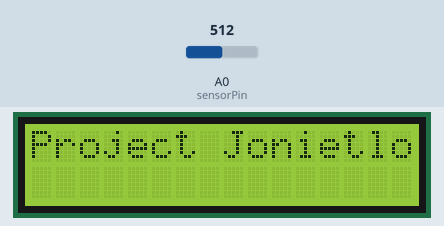
Bench run of a sketch on a simulated ESP8266 (NodeMCU). On the bench: 16×2 character LCD. Inputs (shaded band) come from the test bench; at power-on: A0 (sensorPin) = 512. The local clock reads 2024-03-15 10:24:30 at power-on unless the sketch sets it.

Above: at 1.6 s.
At 4.7 s:
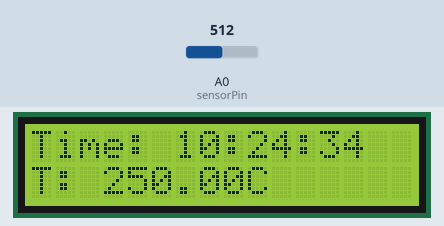
4.8 s: A0 (sensorPin) set to 716
At 6.5 s:
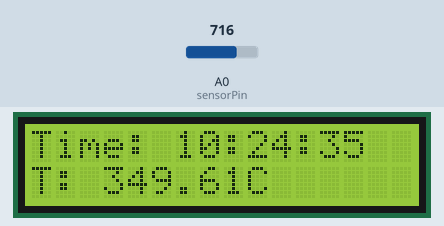
8.2 s: A0 (sensorPin) set to 900
At 9.5 s:
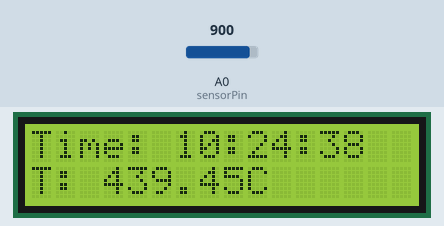
11.2 s: A0 (sensorPin) set to 1023
At 12.4 s:
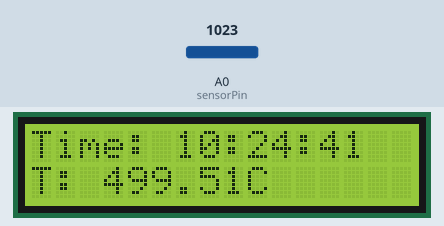
Timing chart, 0 to 14.2 s (numbered marks = the images above; inputs shaded):
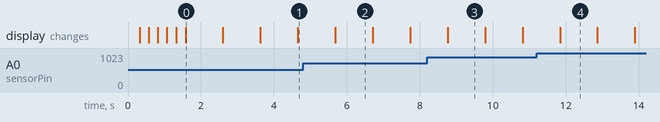

The sketch:

ESPDuino_U.ino
```cpp
/*
 * This example is used only for ESPDuino.
 * The goal is to use RTC to display the time on LCD
 */

#include <ESP8266WiFi.h>
#include <DS1302.h>
#include <LiquidCrystal_I2C.h>
#include <Wire.h>

// Common setting
#define DELAY_DURATION 1000
#define BAUD_MONITOR  9600

// AP setting
#define SSID        "mark"
#define PASSWORD    "6266790021"

// ThingSpeak setting
#define TS_IP       "184.106.153.149" // api.thingspeak.com
#define WRITE_API_KEY   "6RZFFXN81EIFD1XK"
#define PORT 80
#define WAIT_SEC 16

// ESP 8266 setting
#define BAUD_ESP8266  115200    // Not used

// LCD setting
#define COL 16
#define ROW 2

// Pin setting
#define RTC_RST 16
#define RTC_DAT 15
#define RTC_CLK 14
// SDA: 4 (default) or 2, SCL: 5 (default) or 14
#define LCD_SDA 4
#define LCD_SCL 5


DS1302 rtc(RTC_RST, RTC_DAT, RTC_CLK);
LiquidCrystal_I2C lcd(0x27, COL, ROW);

const int sensorPin=A0;

// ThingSpeak Settings
//String writeAPIKey = "6RZFFXN81EIFD1XK";

char line1Str[COL]; //RTC Time
char line2Str[COL]; //temperature
char tempStr[COL];    //temperature

WiFiClient client;

void rtcModule_setup(bool needTimeSetup) {

  // Setup the clock as normal mode
  rtc.halt(false);

  if(needTimeSetup) {
    // Cancel write-protect, need this line for date setting
    rtc.writeProtect(false);

    // The way to set Time. Just do once before the battery used up
    rtc.setDOW(FRIDAY);        // Week day，e.g. FRIDAY
    rtc.setTime(23, 56, 0);     // Time hr，min，sec (24hr format)
    rtc.setDate(25, 11, 2016);   // Date day，month，year
  }
}

void lcdModule_setup() {
  Wire.begin(LCD_SDA, LCD_SCL);

  lcd.init(); // initializing the LCD
  lcd.display(); //Enable or turn on the text

  // blink three times
  for(int i=0; i<3; i++) {
    lcd.backlight();    //turn on backlight
    delay(250);
    lcd.noBacklight();  // turn off backlight
    delay(250);
  }

  lcd.backlight();

  // intial output
  lcd.setCursor(0,0);         //set cursor position at first line
  lcd.print("Project Jonietlo");
  delay(DELAY_DURATION);
  lcd.setCursor(0, 1);        //set cursor position at second line
  lcd.print("LCD is ready");
  delay(DELAY_DURATION);
}

void tempModule_setup() {;}

void wifi_setup() {
  Serial.begin(BAUD_MONITOR);
  Serial.setDebugOutput(true);

  WiFi.mode(WIFI_STA);
  WiFi.begin(SSID, PASSWORD);
  Serial.println("\nConnecting to WiFi");

  //If Wifi status is not connected, it means connection failure
  while (WiFi.status() != WL_CONNECTED) {
    Serial.print(".");   // Print '.'
    delay(DELAY_DURATION);
  }
  Serial.print("Join AP success\r\n");
  Serial.print("IP: ");
  IPAddress ip;
  ip = WiFi.localIP();
  Serial.println(ip);

  Serial.println("Connected to wifi");

}

void rtcModule_loop() {
  sprintf(line1Str, "Time: %s", rtc.getTimeStr());
}

void tempModule_loop() {

  int sensorVal = analogRead(sensorPin);

  // convert the ADC reading to voltage
  float voltage = (sensorVal/1024.0) * 5.0;

  // convert the voltage to temperature in degrees C
  // the sensor reports 10 mv per degree
  // to degree (voltage times 100)
  float temperature = voltage *100;

  char temp[COL];
  dtostrf(temperature, 5, 2, temp);
  sprintf(line2Str, "T: %sC", temp);

  sprintf(tempStr, "%s", temp);
}

void lcdModule_loop() {
  lcd.clear();
  lcd.setCursor(0,0);
  lcd.print(line1Str);
  lcd.setCursor(0, 1);
  lcd.print(line2Str);
}

void wifi_loop() {

  Serial.println("\nStarting connection...");
  if (client.connect(TS_IP, PORT)) {
    Serial.println("connected");

    // prepare GET string
    String getStr = "GET /update?api_key=";
    getStr += WRITE_API_KEY;
    getStr +="&field1=";
    getStr += String(tempStr);
    getStr += "\r\n\r\n";
    Serial.println(getStr);

    client.println(getStr);
    client.println();
  } else {
    Serial.println("fail to connect");
  }
}

//The setup function is called once at startup of the sketch
void setup() {
  lcdModule_setup();
  tempModule_setup();
  rtcModule_setup(false);
//  wifi_setup();
}

int count=0;
// The loop function is called in an endless loop
void loop() {
  rtcModule_loop();
  tempModule_loop();
  lcdModule_loop();
  if (count == WAIT_SEC) {
//     wifi_loop();
     count = 0;
  }

  count++;
  // Refrech per second
  delay (DELAY_DURATION);
}
```

Measured:
- what the display in image 0 shows lasts 1.0 s, from 1.6 s to 2.6 s
